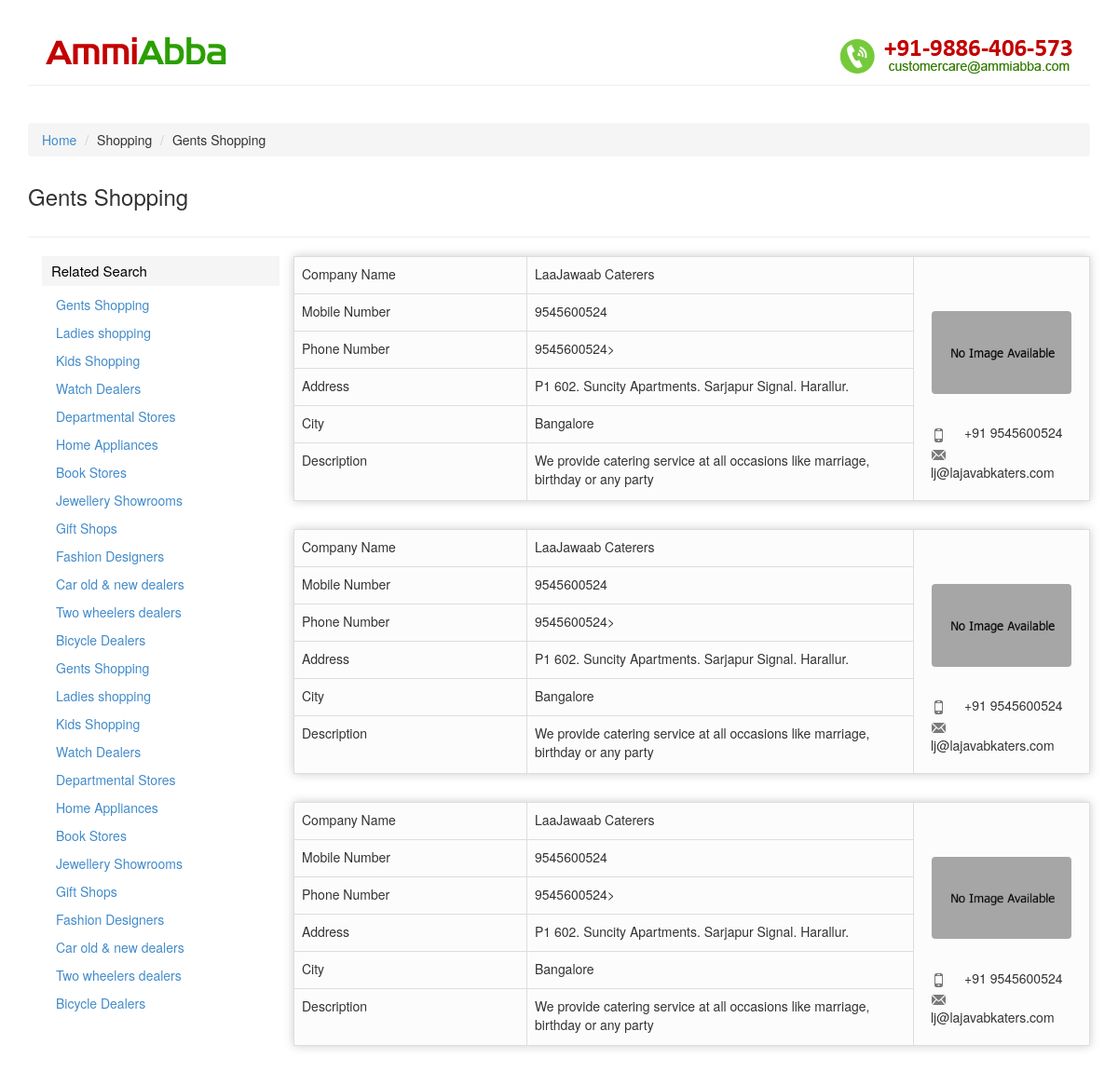
The page /view.php?c=C7&sc=C7S1 on the database its author committed.
### tables this page shows
CREATE TABLE IF NOT EXISTS `categorymap` (
  `text` varchar(255) NOT NULL,
  `category` varchar(255) NOT NULL,
  `subcategory` varchar(255) NOT NULL
);

CREATE TABLE IF NOT EXISTS `data` (
  `id` int(11) NOT NULL AUTO_INCREMENT,
  `company` varchar(255) NOT NULL,
  `name` varchar(255) NOT NULL,
  `email` varchar(255) NOT NULL,
  `mobile` varchar(255) NOT NULL,
  `address` varchar(255) NOT NULL,
  `category` varchar(255) NOT NULL,
  `subcategory` varchar(255) NOT NULL,
  `description` varchar(255) NOT NULL,
  `city` varchar(255) NOT NULL,
  `phone` varchar(255) NOT NULL,
  PRIMARY KEY (`id`)
);

### view.php (the view, shortened to what this page needs)
<?php
	$categoryName=$_REQUEST["c"];
	switch($categoryName){
		case "C7":
		$categoryName = "shopping";
		break;
	}
	$subCategory=$_REQUEST["sc"];
	$getsub= mysql_query("SELECT text from categorymap WHERE subcategory='$subCategory'");
	while ($subdata=mysql_fetch_array($getsub)){
		$pageTitle= $subdata['text'];
	}
?>
<!DOCTYPE HTML>
<html>
<head>
<link rel="stylesheet" href="css/bootstrap.min.css" />
</head>
<body>
<div class="container">
  <?php include('header.php') ?>
  <div class="clearfix">&nbsp;</div>
  <ol class="breadcrumb">
    <li><a href="index.php">Home</a></li>
    <li><span style="text-transform:capitalize;"><?php echo $categoryName; ?></span></li>
    <li><?php echo $pageTitle ?></li>
  </ol>
  <h3 style="margin:30px 0px;">
    <?php  echo $pageTitle?>
  </h3>
  <hr/>
  <div class="col-md-3" id="leftcol">
    <div class="subTitle">Related Search</div>
    <?php
  	$query=mysql_query("SELECT * FROM categorymap WHERE category='$_REQUEST[c]'");
  	while($row=mysql_fetch_array($query)){
		echo "<div class='col-md-12 leftNavElement'><a href='view.php?c=".$row['category']."&sc=".$row['subcategory']."'>".$row['text']."</a></div>";
	}
  ?>
  </div>
  <div class="col-md-9" style="padding:0 0 0 0px;">
    <?php
	$query=mysql_query("SELECT * FROM data WHERE subcategory='$_REQUEST[sc]'");
	while($row=mysql_fetch_array($query)){
		if(empty($row['image'])){
			$path=	"profile.png";
		}
		else $path = $row['image'];
		echo '<div class="listElement">';
		echo("<table class='table table-bordered'>");
		echo("<tr><td width='250'>Company Name</td><td>".$row['company']."</td>
		<td rowspan='8'>
		<div class='companyImage'><img src='uploads/profiles/".$path."' align='middle' alt='".$row['company']."'></div>
		<ul class='cdetails'>
			<li><img src='images/icon_footer_phone.png' width='16' height='16' alt='Mobile'>+91 ".$row['mobile']."</li>
			<li><img src='images/icon_footer_mail.png' width='16' height='16' alt='Email'>".$row['email']."</li>
		</ul></td></tr>");
		echo("<tr><td>Mobile Number</td><td>".$row['mobile']."</td></tr>");
		echo("<tr><td>Phone Number</td><td>".$row['phone']."</td</tr>>");
		echo("<tr><td>Address</td><td>".$row['address']."</td></tr>");
		echo("<tr><td>City</td><td>".$row['city']."</td></tr>");
		echo("<tr><td>Description</td><td>".$row['description']."</td></tr>");
		echo("</table></div><div class='clearfix'></div>");
	} ?>
  </div>
</div>
</body>
</html>

### header.php (shortened to what this page needs)
<div class="page-header col-md-12">
    <div class="branding pull-left" id="branding"><a href="index.php"><img src="images/ammiabba.png" width="199" height="32" alt="AmmiAbba" /></a></div>
    <div class="customer-care pull-right"><img src="images/customer-care.png" width="255" height="42" alt="Customer Care: 9886406573" /></div>
    <div class="clearfix">&nbsp;</div>
</div>

### view.php (style rules this page uses)
body { overflow-y:scroll; }
.listElement { margin:0 0 30px 0; background:#FCFCFC; box-shadow:0 0 10px 0px #CCC; }
.leftNavElement { margin:10px 0px; }
.subTitle { font-weight:normal; font-size:15px; background:#F5F5F5; color:#000; padding:5px 10px; }
.companyImage { height:150px; width:150px; margin:10px auto; padding:40px 0 0 0; }
.companyImage img { max-height:150px; max-width:150px; border-radius:4px; display:block; margin:0 auto; }
.cdetails { margin:10px 0px; padding:0px 0px; }
.cdetails li { list-style:none; padding:0px 0 2px 10px; line-height:20px; }
.cdetails img { margin:0 20px 0 0px; }

### rows shown on the page
categorymap: text "Gents Shopping"
categorymap: text "Ladies shopping"
categorymap: text "Kids Shopping"
categorymap: text "Watch Dealers"
categorymap: text "Departmental Stores"
categorymap: text "Home Appliances"
categorymap: text "Book Stores"
categorymap: text "Jewellery Showrooms"
categorymap: text "Gift Shops"
categorymap: text "Fashion Designers"
categorymap: text "Car old & new dealers"
categorymap: text "Two wheelers dealers"
categorymap: text "Bicycle Dealers"
categorymap: text "Gents Shopping"
categorymap: text "Ladies shopping"
categorymap: text "Kids Shopping"
categorymap: text "Watch Dealers"
categorymap: text "Departmental Stores"
categorymap: text "Home Appliances"
categorymap: text "Book Stores"
categorymap: text "Jewellery Showrooms"
categorymap: text "Gift Shops"
categorymap: text "Fashion Designers"
categorymap: text "Car old & new dealers"
categorymap: text "Two wheelers dealers"
categorymap: text "Bicycle Dealers"
data: company "LaaJawaab Caterers", mobile "9545600524", email "lj@lajavabkaters.com", phone "9545600524", address "P1 602. Suncity Apartments. Sarjapur Signal. Harallur.", city "Bangalore", description "We provide catering service at all occasions like marriage, birthday or any party"
data: company "LaaJawaab Caterers", mobile "9545600524", email "lj@lajavabkaters.com", phone "9545600524", address "P1 602. Suncity Apartments. Sarjapur Signal. Harallur.", city "Bangalore", description "We provide catering service at all occasions like marriage, birthday or any party"
data: company "LaaJawaab Caterers", mobile "9545600524", email "lj@lajavabkaters.com", phone "9545600524", address "P1 602. Suncity Apartments. Sarjapur Signal. Harallur.", city "Bangalore", description "We provide catering service at all occasions like marriage, birthday or any party"

### other values the page prints
$categoryName "Shopping"
